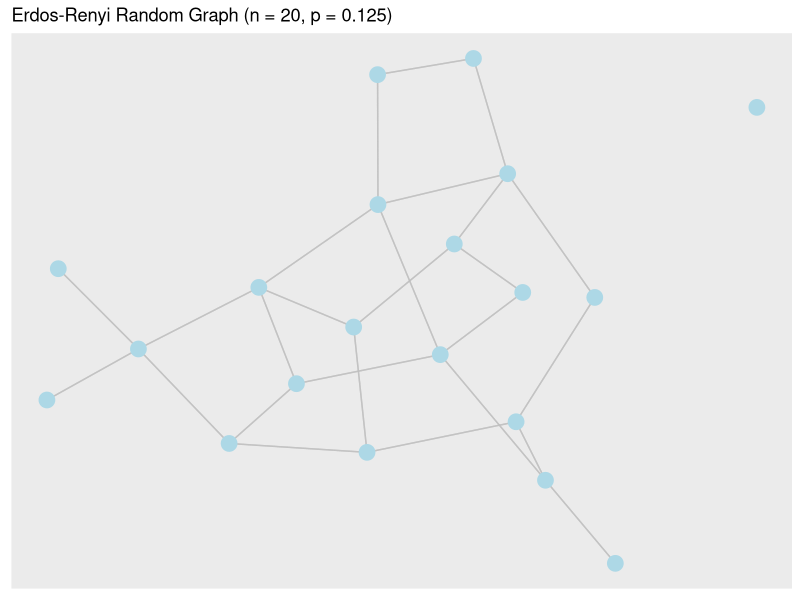
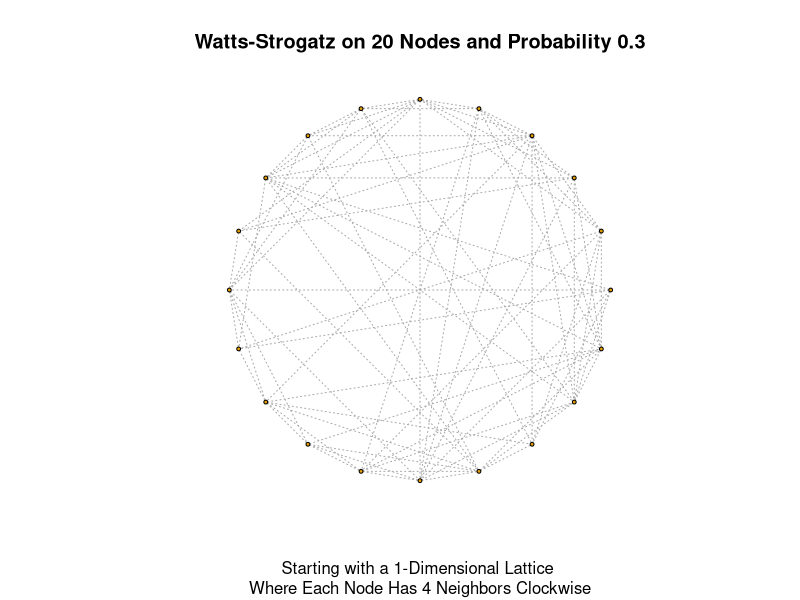
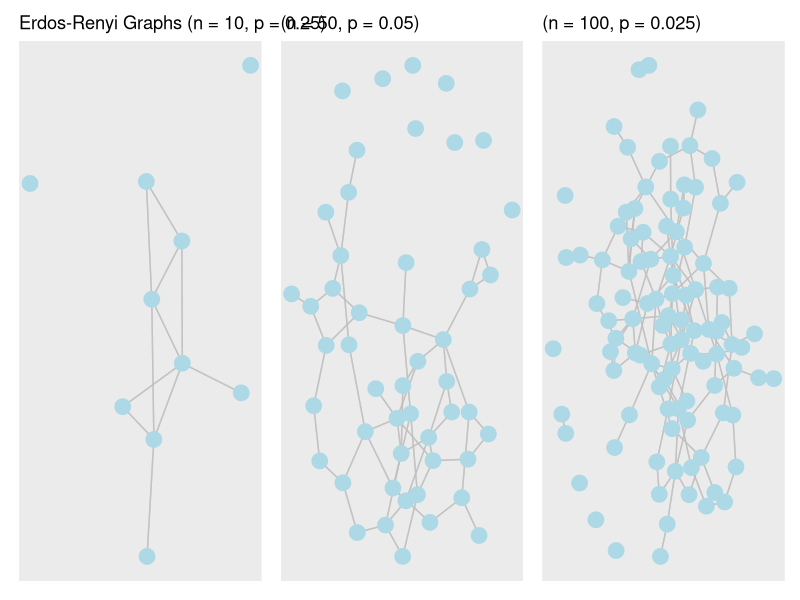
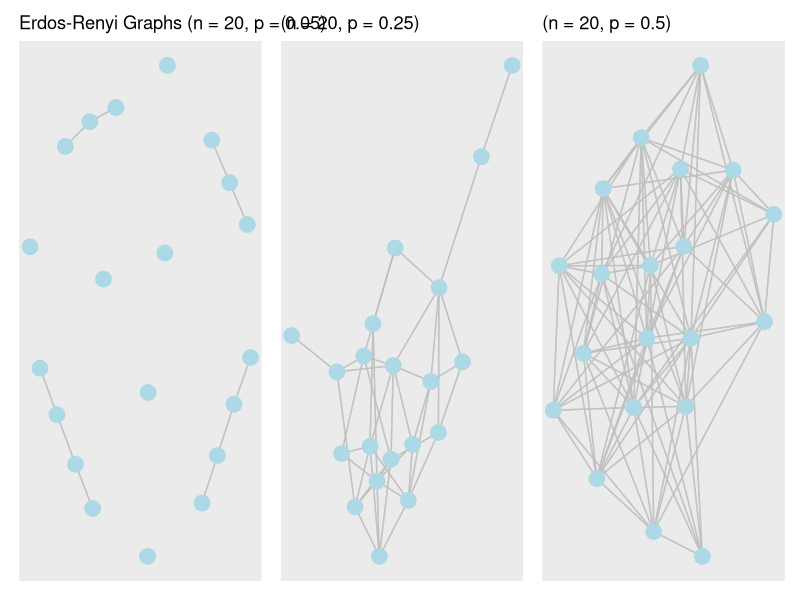
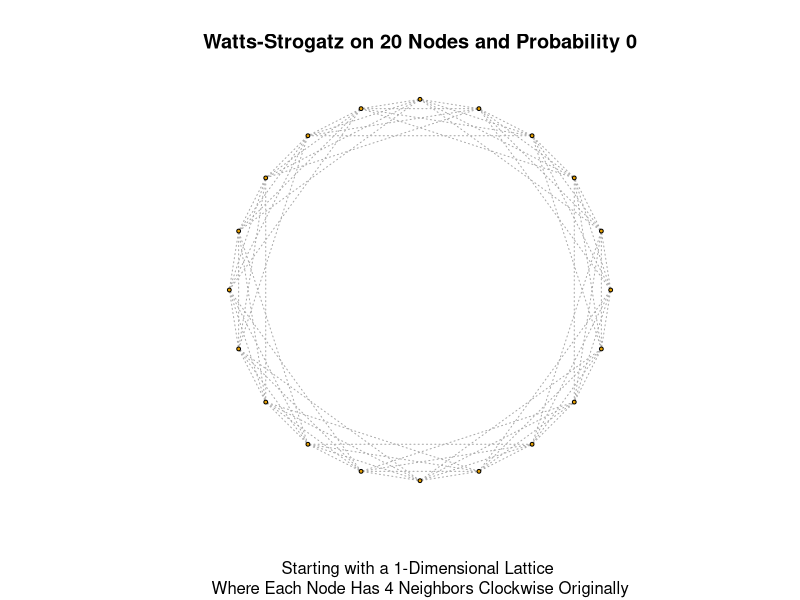
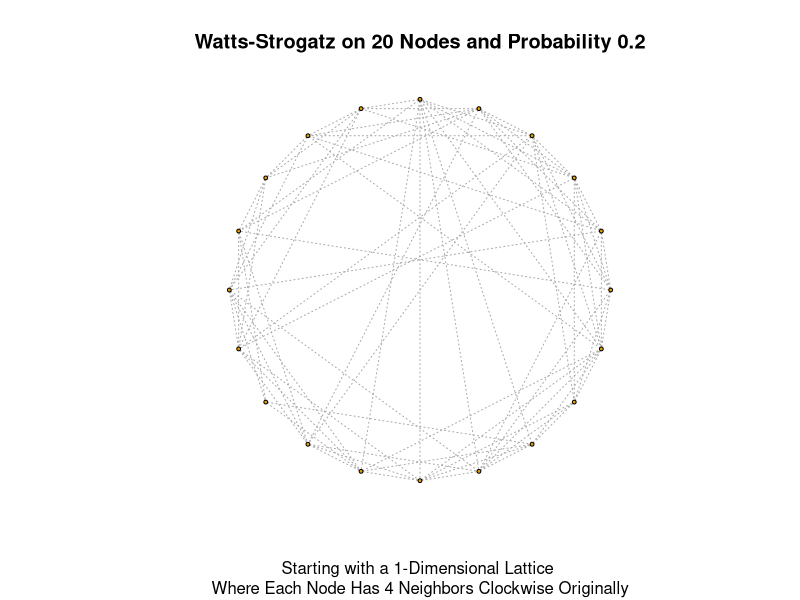
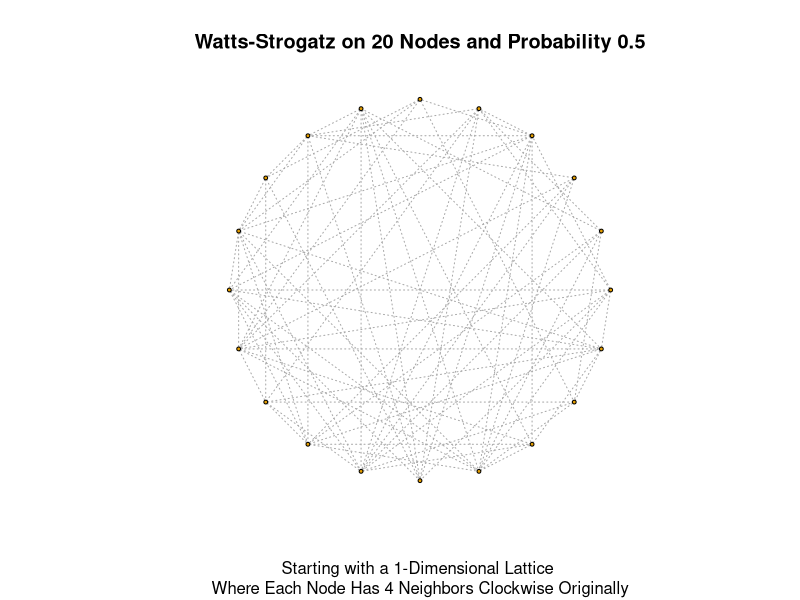
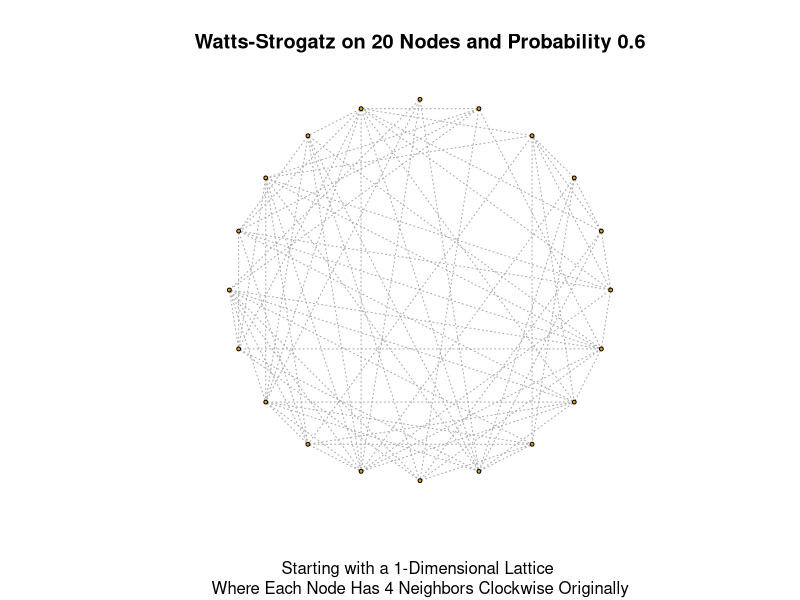

Reproduce these figures in R, in order.
# load required packages
library(ggraph)
library(igraph)
library(tidygraph)
library(dplyr)
library(patchwork)
library(glue)


# •	Simulate networks using two different models: 
# 1.	Erdös-Renyi graph G(n,p)

n = 20   # number of nodes
c = 2.5     # average degree
p = c/n   #connection probability

adj = matrix(0, n, n)     # create adjacency matrix

for(.i in 2:n){
  for(.j in 1:(.i-1)){    
    adj[.i, .j] = rbinom(1,1, p) 
    
  }
}

adj_mat <- adj + t(adj) # calculate the transpose

(ErdosRenyi_graph = graph_from_adjacency_matrix(adj_mat))

set.seed(1) # set seed for reproducing
# create plot of network
ER_plot <- ggraph(ErdosRenyi_graph, layout = "fr") +
  geom_edge_link(color = "grey", alpha = 0.7) + 
  geom_node_point(colour = "lightblue", size = 5, 
                  show.legend = FALSE) +
  labs(title = paste0("Erdos-Renyi Random Graph ",   
                      "(n = ", n, 
                      ", p = ", p, ")"))

ER_plot

# 2.	Watts-Strogatz graph (small world)
set.seed(2) #set seed for reproducing

n <- 20 # order of the graph
dim <- 1 # dimension of grid
nei <- 4 # number of neighbors in grid
p <- 0.3 # probability

# creating an example of model
(WS_graph <- sample_smallworld(dim, n, nei, p))

#create plot of network
plot(WS_graph, 
     layout = layout_in_circle, 
     vertex.size = 2, 
     vertex.label = NA, 
     edge.lty = 3,
     main = glue('Watts-Strogatz on ', n, ' Nodes and Probability ', p),
     sub = glue('Starting with a ', dim , 
                '-Dimensional Lattice \n Where Each Node Has ', nei, 
                ' Neighbors Clockwise'))

# •	Use the network statistics to compare the two models, and answer the following questions:
# 1.	What is the effect of choosing different parameters in the models?


# Erdös-Renyi
# different number of nodes
# model with 10 nodes
n = 10   # number of nodes
c = 2.5     # average degree
p = c/n   #connection probability

adj = matrix(0, n, n)     # create adjacency matrix

for(.i in 2:n){
  for(.j in 1:(.i-1)){    
    adj[.i, .j] = rbinom(1,1, p) 
    
  }
}

adj_mat <- adj + t(adj) # calculate the transpose

(ErdosRenyi_graph = graph_from_adjacency_matrix(adj_mat))

set.seed(6) # set seed for reproducing
# create plot of network
n10 <- ggraph(ErdosRenyi_graph, layout = "fr") +
  geom_edge_link(color = "grey", alpha = 0.7) + 
  geom_node_point(colour = "lightblue", size = 5, 
                  show.legend = FALSE) +
  labs(title = paste0("Erdos-Renyi Graphs ",   
                      "(n = ", n, 
                      ", p = ", p, ")"))

# model with 20 nodes
n = 50   # number of nodes
c = 2.5     # average degree
p = c/n   #connection probability

adj = matrix(0, n, n)     # create adjacency matrix

for(.i in 2:n){
  for(.j in 1:(.i-1)){    
    adj[.i, .j] = rbinom(1,1, p) 
    
  }
}

adj_mat <- adj + t(adj) # calculate the transpose

(ErdosRenyi_graph = graph_from_adjacency_matrix(adj_mat))

set.seed(7) # set seed for reproducing
# create plot of network
n50 <- ggraph(ErdosRenyi_graph, layout = "fr") +
  geom_edge_link(color = "grey", alpha = 0.7) + 
  geom_node_point(colour = "lightblue", size = 5, 
                  show.legend = FALSE) +
  labs(title = paste0("(n = ", n, 
                      ", p = ", p, ")"))

# model with 100 nodes
n = 100   # number of nodes
c = 2.5     # average degree
p = c/n   #connection probability

adj = matrix(0, n, n)     # create adjacency matrix

for(.i in 2:n){
  for(.j in 1:(.i-1)){    
    adj[.i, .j] = rbinom(1,1, p) 
    
  }
}

adj_mat <- adj + t(adj) # calculate the transpose

(ErdosRenyi_graph = graph_from_adjacency_matrix(adj_mat))

set.seed(8) # set seed for reproducing
# create plot of network
n100 <- ggraph(ErdosRenyi_graph, layout = "fr") +
  geom_edge_link(color = "grey", alpha = 0.7) + 
  geom_node_point(colour = "lightblue", size = 5, 
                  show.legend = FALSE) +
  labs(title = paste0("(n = ", n, 
                      ", p = ", p, ")"))

# display plots
n10 + n50 + n100


# different average degree/probability
# model with average 1 degree
n = 20   # number of nodes
c = 1     # average degree
p = c/n   #connection probability

adj = matrix(0, n, n)     # create adjacency matrix

for(.i in 2:n){
  for(.j in 1:(.i-1)){    
    adj[.i, .j] = rbinom(1,1, p) 
    
  }
}

adj_mat <- adj + t(adj) # calculate the transpose

(ErdosRenyi_graph = graph_from_adjacency_matrix(adj_mat))

set.seed(9) # set seed for reproducing
# create plot of network
c1 <- ggraph(ErdosRenyi_graph, layout = "fr") +
  geom_edge_link(color = "grey", alpha = 0.7) + 
  geom_node_point(colour = "lightblue", size = 5, 
                  show.legend = FALSE) +
  labs(title = paste0("Erdos-Renyi Graphs ",   
                      "(n = ", n, 
                      ", p = ", p, ")"))

# model with average 5 degrees
n = 20   # number of nodes
c = 5     # average degree
p = c/n   #connection probability

adj = matrix(0, n, n)     # create adjacency matrix

for(.i in 2:n){
  for(.j in 1:(.i-1)){    
    adj[.i, .j] = rbinom(1,1, p) 
    
  }
}

adj_mat <- adj + t(adj) # calculate the transpose

(ErdosRenyi_graph = graph_from_adjacency_matrix(adj_mat))

set.seed(10) # set seed for reproducing
# create plot of network
c5 <- ggraph(ErdosRenyi_graph, layout = "fr") +
  geom_edge_link(color = "grey", alpha = 0.7) + 
  geom_node_point(colour = "lightblue", size = 5, 
                  show.legend = FALSE) +
  labs(title = paste0("(n = ", n, 
                      ", p = ", p, ")"))

# model with average 10 degrees
n = 20   # number of nodes
c = 10     # average degree
p = c/n   #connection probability

adj = matrix(0, n, n)     # create adjacency matrix

for(.i in 2:n){
  for(.j in 1:(.i-1)){    
    adj[.i, .j] = rbinom(1,1, p) 
    
  }
}

adj_mat <- adj + t(adj) # calculate the transpose

(ErdosRenyi_graph = graph_from_adjacency_matrix(adj_mat))

set.seed(11) # set seed for reproducing
# create plot of network
c10 <- ggraph(ErdosRenyi_graph, layout = "fr") +
  geom_edge_link(color = "grey", alpha = 0.7) + 
  geom_node_point(colour = "lightblue", size = 5, 
                  show.legend = FALSE) +
  labs(title = paste0("(n = ", n, 
                      ", p = ", p, ")"))

# display plots
c1 + c5 + c10

# Small world
# different probablities
set.seed(3)
n <- 20 # order of the graph
dim <- 1 # dimension of original grid
nei <- 4 # number of neighbors in original grid

for (p in c(0, 0.2, 0.5, 0.6, 0.9, 1)) {
  # creating model
  sw_graph <- sample_smallworld(dim, n, nei, p)
  
  plot(sw_graph, 
       layout = layout_in_circle, 
       vertex.size = 2, 
       vertex.label = NA, 
       edge.lty = 3,
       main = glue('Watts-Strogatz on ', n, ' Nodes and Probability ', p),
       sub = glue('Starting with a ', dim , 
                  '-Dimensional Lattice \n Where Each Node Has ', nei, 
                  ' Neighbors Clockwise Originally'))
  
  writeLines('\n')
  
}

# different neighbours
set.seed(4)
n <- 20 # order of the graph
dim <- 1 # dimension of original grid
p <- 0.5 # probability

for (nei in c(0, 2, 5, 10)) {
  # creating model
  sw_graph <- sample_smallworld(dim, n, nei, p)
  
  plot(sw_graph, 
       layout = layout_in_circle, 
       vertex.size = 2, 
       vertex.label = NA, 
       edge.lty = 3,
       main = glue('Watts-Strogatz on ', n, ' Nodes and Probability ', p),
       sub = glue('Starting with a ', dim , 
                  '-Dimensional Lattice \n Where Each Node Has ', nei, 
                  ' Neighbors Clockwise Originally'))
  
  writeLines('\n')
  
}

# different number nodes
set.seed(5)
nei <- 3 # order of the graph
dim <- 1 # dimension of original grid
p <- 0.5 # probability

for (n in c(2, 5, 10, 15, 20)) {
  # creating model
  sw_graph <- sample_smallworld(dim, n, nei, p)
  
  plot(sw_graph, 
       layout = layout_in_circle, 
       vertex.size = 2, 
       vertex.label = NA, 
       edge.lty = 3,
       main = glue('Watts-Strogatz on ', n, ' Nodes and Probability ', p),
       sub = glue('Starting with a ', dim , 
                  '-Dimensional Lattice \n Where Each Node Has ', nei, 
                  ' Neighbors Clockwise Originally'))
  
  writeLines('\n')
  
}

# 2.	How do the node degree distributions differ in the different models?
# this shows the indegree (incoming edges) of each model
sort(degree(ErdosRenyi_graph, mode="in"))
sort(degree(WS_graph, mode="in"))

# this shows the outdegree (outgoing edges) of each model
sort(degree(ErdosRenyi_graph, mode="out"))
sort(degree(WS_graph, mode="out"))

# this shows the total degree of each model. It can be seen that the Erdös-Renyi  
# model has more than the Watts-Strogatz.  
sort(degree(ErdosRenyi_graph, mode="total"))
sort(degree(WS_graph, mode="total"))

# this shows the closeness, or how many steps are needed to access all other nodes
# from any particular node. The values are similar for each model though the 
# values for the Erdös-Renyi model are slightly higher.  Higher values mean nodes
# are more spread out.
sort(closeness(ErdosRenyi_graph, normalized=TRUE))
sort(closeness(WS_graph, normalized=TRUE))

# this shows betweenness or the number of shortest paths between nodes.  The 
# Watts-Strogatz model shows shorter paths.
sort(betweenness(ErdosRenyi_graph))
sort(betweenness(WS_graph))

# plots of centrality
ErdosRenyi_tdy <- as_tbl_graph(ErdosRenyi_graph)
ER_plot <- ErdosRenyi_tdy %>% 
  activate(nodes) %>%
  mutate(pagerank = centrality_pagerank()) %>%
  activate(edges) %>%
  mutate(betweenness = centrality_edge_betweenness()) %>%
  ggraph() +
  geom_edge_link(aes(alpha = betweenness)) +
  geom_node_point(aes(size = pagerank, colour = pagerank)) +
  # discrete colour legend
  scale_color_gradient(guide = 'legend') +
  labs(title = "Erdos-Renyi centrality plot")

WS_tdy <- as_tbl_graph(WS_graph)
WS_plot <- WS_tdy %>% 
  activate(nodes) %>%
  mutate(pagerank = centrality_pagerank()) %>%
  activate(edges) %>%
  mutate(betweenness = centrality_edge_betweenness()) %>%
  ggraph() +
  geom_edge_link(aes(alpha = betweenness)) +
  geom_node_point(aes(size = pagerank, colour = pagerank)) +
  # discrete colour legend
  scale_color_gradient(guide = 'legend') +
  labs(title = "Watts-Strogatz centrality plot")

# compare centrality plots
ER_plot + WS_plot

# 3.	How does the clustering coefficient vary across the models?
components(ErdosRenyi_graph)
components(WS_graph)

# prepare for plot
set.seed(12)
ercomp <- components(ErdosRenyi_graph)

# create plot
er_plot2 <- ggraph(ErdosRenyi_graph, layout = "fr") +
  geom_edge_link() +
  geom_node_point(color = "lightblue",size = 5) +
  theme_void() +
  labs(title = "Erdos-Renyi cluster plot")

# prepare for plot
set.seed(13)
wscomp <- components(WS_graph)

# create plot
ws_plot2 <- ggraph(WS_graph, layout = "fr") +
  geom_edge_link() +
  geom_node_point(color = "lightblue",size = 5) +
  theme_void() +
  labs(title = "Watts-Strogatz cluster plot")

# view plots
er_plot2 + ws_plot2

# These are directed networks so are strongly connected
giantER <- decompose(ErdosRenyi_graph)[[1]]
giantWS <- decompose(WS_graph)[[1]]

# this finds communities through a series of short random walks.  It has identified
# 2 groups in the Erdos-Renyi model and 3 groups in the Watts-Strogatz model.
cluster_walktrap(giantER)
cluster_walktrap(giantWS)

# this has measured betweenness applied to edges.  It produced 10 groups for the 
# Erdos-Renyi model and 4 groups in the Watts-Strogatz model.
cluster_edge_betweenness(giantER)
cluster_edge_betweenness(giantWS)
